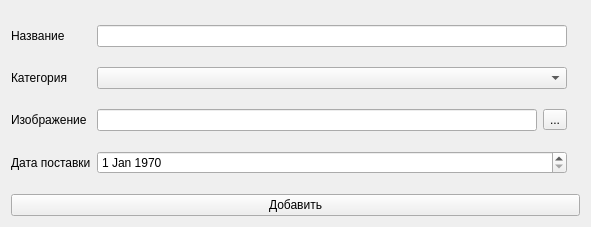
<?xml version="1.0" encoding="UTF-8"?>
<ui version="4.0">
 <class>AddDialog</class>
 <widget class="QWidget" name="AddDialog">
  <property name="geometry">
   <rect>
    <x>0</x>
    <y>0</y>
    <width>591</width>
    <height>227</height>
   </rect>
  </property>
  <property name="windowTitle">
   <string>Form</string>
  </property>
  <layout class="QHBoxLayout" name="horizontalLayout_3">
   <item>
    <layout class="QVBoxLayout" name="verticalLayout">
     <item>
      <layout class="QHBoxLayout" name="horizontalLayout_2">
       <item>
        <layout class="QGridLayout" name="gridLayout">
         <item row="3" column="0">
          <widget class="QLabel" name="label_4">
           <property name="text">
            <string>Дата поставки</string>
           </property>
          </widget>
         </item>
         <item row="0" column="1">
          <widget class="QLineEdit" name="nameInput"/>
         </item>
         <item row="0" column="0">
          <widget class="QLabel" name="label">
           <property name="text">
            <string>Название</string>
           </property>
          </widget>
         </item>
         <item row="3" column="1">
          <widget class="QDateEdit" name="dateEdit">
           <property name="date">
            <date>
             <year>1970</year>
             <month>1</month>
             <day>1</day>
            </date>
           </property>
          </widget>
         </item>
         <item row="2" column="0">
          <widget class="QLabel" name="label_3">
           <property name="text">
            <string>Изображение</string>
           </property>
          </widget>
         </item>
         <item row="1" column="0">
          <widget class="QLabel" name="label_2">
           <property name="text">
            <string>Категория</string>
           </property>
          </widget>
         </item>
         <item row="1" column="1">
          <widget class="QComboBox" name="categoryCombo"/>
         </item>
         <item row="2" column="1">
          <layout class="QHBoxLayout" name="horizontalLayout_4">
           <item>
            <widget class="QLineEdit" name="imgInput"/>
           </item>
           <item>
            <widget class="QToolButton" name="fpickerButton">
             <property name="text">
              <string>...</string>
             </property>
            </widget>
           </item>
          </layout>
         </item>
        </layout>
       </item>
       <item>
        <widget class="QLabel" name="imgLabel">
         <property name="text">
          <string/>
         </property>
        </widget>
       </item>
      </layout>
     </item>
     <item>
      <widget class="QPushButton" name="addButton">
       <property name="text">
        <string>Добавить</string>
       </property>
       <property name="shortcut">
        <string>Return</string>
       </property>
      </widget>
     </item>
    </layout>
   </item>
  </layout>
 </widget>
 <resources/>
 <connections/>
</ui>
